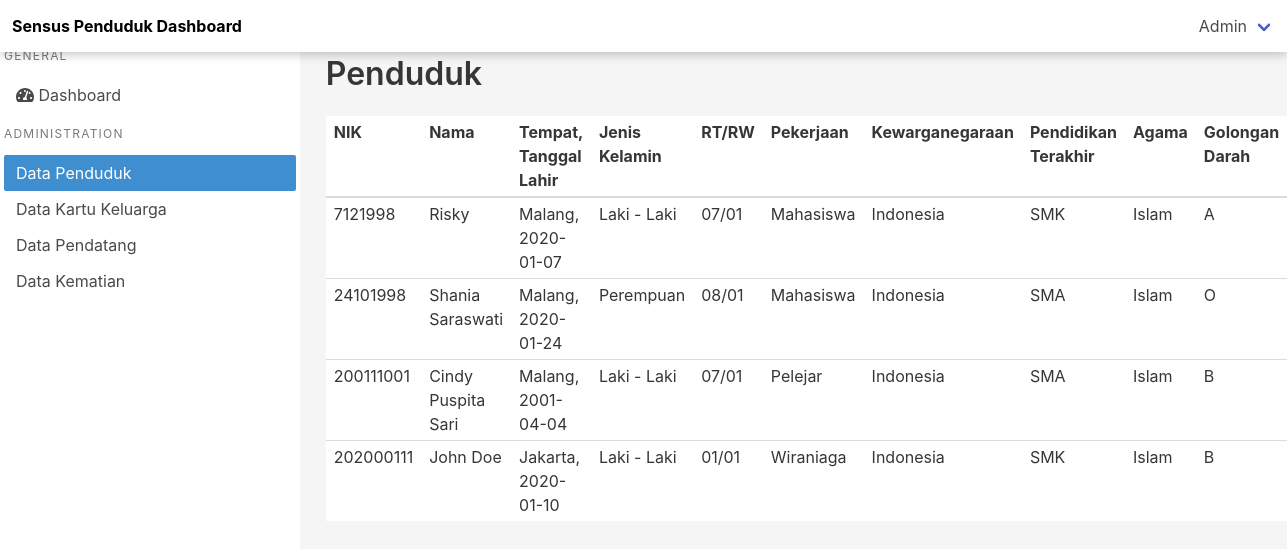
/index.php/penduduk, run on the app's committed database.
### tables this page shows
CREATE TABLE `penduduk` (
  `nik` int(20) NOT NULL,
  `nama` varchar(30) NOT NULL,
  `tempat` varchar(20) NOT NULL,
  `tgl_lahir` date NOT NULL,
  `JK` enum('Laki - Laki','Perempuan','','') NOT NULL,
  `RT/RW` varchar(20) NOT NULL,
  `pekerjaan` varchar(25) NOT NULL,
  `kewarganegaraan` varchar(25) NOT NULL,
  `pendidikan_terakhir` varchar(20) NOT NULL,
  `agama` varchar(20) NOT NULL,
  `gol_darah` enum('A','B','AB','O') NOT NULL
);

### application/controllers/Penduduk.php (called while the page is built, shortened)
<?php
class Penduduk extends CI_Controller
{
    public function __construct() {
        $this->load->helper('url');
        $this->load->model('PendudukModel');
    }
    public function index() {
        $result = $this->PendudukModel->getAllPenduduk();
        $data['penduduks'] = $result;
        $this->load->view('dashboard/penduduk', $data);
    }
}

### index.php (called while the page is built, shortened)
<?php
require_once BASEPATH.'core/CodeIgniter.php';

### application/models/PendudukModel.php (called while the page is built, shortened)
<?php
class PendudukModel extends CI_Model
{
    public function getAllPenduduk() {
        $query = $this->db->get('penduduk');
        return $query->result_array();
    }
}

### application/views/dashboard/penduduk.php (the view, shortened to what this page needs)
<!DOCTYPE html>
<html lang="en" class="has-navbar-fixed-top">
<head>
    <link rel="stylesheet" href="https://cdn.jsdelivr.net/npm/bulma@0.8.0/css/bulma.min.css">
    <link rel="stylesheet" href="http://localhost:8888/sensus/assets/css/style.css">
</head>
<body>
    <nav class="navbar is-fixed-top box-shadow-y">
        <div class="navbar-brand">
            <a href="#" class="navbar-item has-text-weight-bold has-text-black">Sensus Penduduk Dashboard</a>
        </div>
        <div class="navbar-menu has-background-white">
            <div class="navbar-end">
                <div class="navbar-item has-dropdown is-hoverable">
                    <a href="#" class="navbar-link">Admin</a>
                </div>
            </div>
        </div>
    </nav>
    <div class="columns is-variable is-0">
        <div>
            <div class="menu-container px-1 has-background-white">
                <div class="menu-wrapper py-1">
                    <aside class="menu">
                        <p class="menu-label">
                            General
                        </p>
                        <ul class="menu-list">
                            <li>
                                <a href="http://localhost:8888/sensus/index.php/dashboard"> <i class="fas fa-tachometer-alt"> </i> Dashboard </a>
                            </li>
                        </ul>
                        <p class="menu-label">
                            Administration
                        </p>
                        <ul class="menu-list">
                            <li><a class="is-active has-background-info">Data Penduduk</a></li>
                            <li><a>Data Kartu Keluarga</a></li>
                            <li><a>Data Pendatang</a></li>
                            <li><a>Data Kematian</a></li>
                        </ul>
                    </aside>
                </div>
            </div>
        </div>
        <div class="column is-10-dekstop is-offset-2-dekstop is-9-tablet is-offset-3-tablet is-12-mobile">
            <div class="p-1">
                <div class="columns is-variable is-dekstop">
                    <div class="column">
                        <h1 class="title">Penduduk</h1>
                    </div>
                </div>
                <div class="columns is-variable is-dekstop">
                    <div class="column">
                        <table class="table is-narrow is-hoverable">
                            <thead>
                                <tr>
                                    <th>NIK</th>
                                    <th>Nama</th>
                                    <th>Tempat, Tanggal Lahir</th>
                                    <th>Jenis Kelamin</th>
                                    <th>RT/RW</th>
                                    <th>Pekerjaan</th>
                                    <th>Kewarganegaraan</th>
                                    <th>Pendidikan Terakhir</th>
                                    <th>Agama</th>
                                    <th>Golongan Darah</th>
                                </tr>
                            </thead>
                            <tbody>
                                <?php
                                    foreach ($penduduks as $penduduk) {
                                ?>
                                    <tr>
                                        <td> <?= $penduduk['nik']; ?> </td>
                                        <td> <?= $penduduk['nama']; ?> </td>
                                        <td> <?= $penduduk['tempat'] . ", " . $penduduk['tgl_lahir']; ?> </td>
                                        <td> <?= $penduduk['JK']; ?> </td>
                                        <td> <?= $penduduk['RT/RW']; ?> </td>
                                        <td> <?= $penduduk['pekerjaan']; ?> </td>
                                        <td> <?= $penduduk['kewarganegaraan']; ?> </td>
                                        <td> <?= $penduduk['pendidikan_terakhir']; ?> </td>
                                        <td> <?= $penduduk['agama']; ?> </td>
                                        <td> <?= $penduduk['gol_darah']; ?> </td>
                                    </tr>
                                <?php
                                    }
                                ?>
                            </tbody>
                        </table>
                    </div>
            </div>
        </div>
    </div>
</body>
</html>

### assets/css/style.css (style rules this page uses)
html, body { height: 100%; background-color: hsl(0, 0%, 96%); }
.box-shadow-y { box-shadow: 0px 2px 10px rgba(0, 0, 0, 0.25); }
.menu-container { position: fixed !important; bottom: 0; margin: auto; min-width: 300px; z-index: 10; background-color: transparent; }
.px-1, .p-1 { padding-right: 0.75rem; padding-left: 0.75rem; }
.menu-container .py-1, .p-1 { padding-top: 0.75rem; padding-bottom: 0.75rem; }
@media (min-width:1024px) { .menu-container { width: 16.6667%; min-width: auto; } }

### application/views/dashboard/penduduk.php (style rules this page uses)
.menu-container { position: fixed !important; height:100%; top: 85px; margin: auto; min-width: 300px; z-index: 10; background-color: transparent; }

### data on the page
penduduk: nik "7121998", nama "Risky", tempat "Malang", tgl_lahir "2020-01-07", JK "Laki - Laki", value "07/01", pekerjaan "Mahasiswa", kewarganegaraan "Indonesia", pendidikan_terakhir "SMK", agama "Islam", gol_darah "A"
penduduk: nik "24101998", nama "Shania Saraswati", tempat "Malang", tgl_lahir "2020-01-24", JK "Perempuan", value "08/01", pekerjaan "Mahasiswa", kewarganegaraan "Indonesia", pendidikan_terakhir "SMA", agama "Islam", gol_darah "O"
penduduk: nik "200111001", nama "Cindy Puspita Sari", tempat "Malang", tgl_lahir "2001-04-04", JK "Laki - Laki", value "07/01", pekerjaan "Pelejar", kewarganegaraan "Indonesia", pendidikan_terakhir "SMA", agama "Islam", gol_darah "B"
penduduk: nik "202000111", nama "John Doe", tempat "Jakarta", tgl_lahir "2020-01-10", JK "Laki - Laki", value "01/01", pekerjaan "Wiraniaga", kewarganegaraan "Indonesia", pendidikan_terakhir "SMK", agama "Islam", gol_darah "B"
